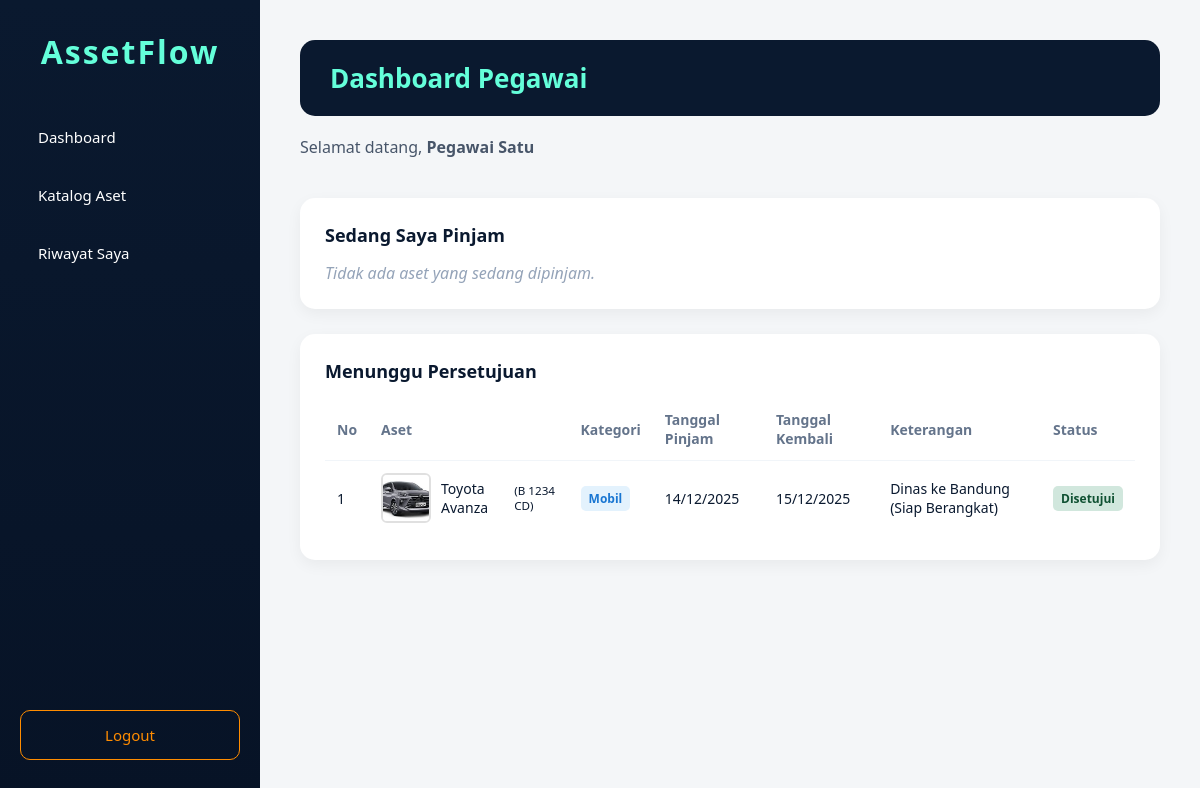
Page /index.php (signed in) on the committed database.
### tables this page shows
CREATE TABLE `loans` (
  `id_loan` int(11) NOT NULL,
  `id_user` int(11) NOT NULL,
  `id_aset` int(11) NOT NULL,
  `driver_id` int(11) DEFAULT NULL,
  `tgl_pinjam` date NOT NULL,
  `tgl_kembali` date NOT NULL,
  `jam_keluar` datetime DEFAULT NULL,
  `jam_masuk` datetime DEFAULT NULL,
  `km_awal` int(11) DEFAULT NULL,
  `km_akhir` int(11) DEFAULT NULL,
  `kondisi_mobil` text DEFAULT NULL,
  `keterangan` text NOT NULL,
  `alasan_penolakan` text DEFAULT NULL,
  `status_loan` enum('pending','approved','rejected','on_loan','returned') NOT NULL DEFAULT 'pending'
);

CREATE TABLE `assets` (
  `id_aset` int(11) NOT NULL,
  `nama_aset` varchar(100) NOT NULL,
  `kategori` enum('mobil','elektronik') NOT NULL,
  `plat_nomor` varchar(20) DEFAULT NULL,
  `status_aset` enum('tersedia','maintenance','rusak') NOT NULL DEFAULT 'tersedia',
  `gambar` varchar(255) DEFAULT NULL
);

### index.php (the view, shortened to what this page needs)
<?php
require_once 'database/db.php';
$user_id = $_SESSION['user_id'];
$nama = $_SESSION['nama'];
$query_sedang_pinjam = "SELECT l.*, a.nama_aset, a.kategori, a.plat_nomor, a.gambar
                        FROM loans l
                        JOIN assets a ON l.id_aset = a.id_aset
                        WHERE l.id_user = :user_id AND l.status_loan = 'on_loan'
                        ORDER BY l.tgl_pinjam DESC";
$stmt_sedang = $conn->prepare($query_sedang_pinjam);
$stmt_sedang->bindParam(':user_id', $user_id);
$stmt_sedang->execute();
$sedang_pinjam = $stmt_sedang->fetchAll();
$query_menunggu = "SELECT l.*, a.nama_aset, a.kategori, a.plat_nomor, a.gambar
                   FROM loans l
                   JOIN assets a ON l.id_aset = a.id_aset
                   WHERE l.id_user = :user_id AND l.status_loan IN ('pending', 'approved')
                   ORDER BY l.tgl_pinjam DESC";
$stmt_menunggu = $conn->prepare($query_menunggu);
$stmt_menunggu->bindParam(':user_id', $user_id);
$stmt_menunggu->execute();
$menunggu = $stmt_menunggu->fetchAll();
?>
<!DOCTYPE html>
<html lang="id">
<head>
    <link rel="stylesheet" href="css/style_pegawai.css">
</head>
<body>
    <div class="sidebar">
        <h2>AssetFlow</h2>
        <a href="index.php" class="active">Dashboard</a>
        <a href="katalog_aset.php">Katalog Aset</a>
        <a href="riwayat_saya.php">Riwayat Saya</a>
        <a href="logout.php" class="logout">Logout</a>
    </div>
    <div class="main-content">
        <h1>Dashboard Pegawai</h1>
        <p class="welcome">Selamat datang, <strong><?= htmlspecialchars($nama) ?></strong></p>
        <div class="box-container">
            <h2>Sedang Saya Pinjam</h2>
            <?php if (empty($sedang_pinjam)): ?>
                <p class="empty">Tidak ada aset yang sedang dipinjam.</p>
            <?php endif; ?>
        </div>
        <div class="box-container">
            <h2>Menunggu Persetujuan</h2>
            <?php if (empty($menunggu)): ?>
                <p class="empty">Tidak ada pengajuan yang menunggu persetujuan.</p>
            <?php else: ?>
                <table class="simple-table">
                    <tr>
                        <th>No</th>
                        <th>Aset</th>
                        <th>Kategori</th>
                        <th>Tanggal Pinjam</th>
                        <th>Tanggal Kembali</th>
                        <th>Keterangan</th>
                        <th>Status</th>
                    </tr>
                    <?php $no = 1; foreach ($menunggu as $item): ?>
                    <tr>
                        <td><?= $no++ ?></td>
                            <td>
                                <div class="asset-info-table">
                                    <?php if ($item['gambar']): ?>
                                        <img src="assets/img/<?= htmlspecialchars($item['gambar']) ?>" alt="<?= htmlspecialchars($item['nama_aset']) ?>" class="asset-thumb">
                                    <?php endif; ?>
                                    <span><?= htmlspecialchars($item['nama_aset']) ?></span>
                                    <?php if ($item['plat_nomor']): ?>
                                        <small>(<?= htmlspecialchars($item['plat_nomor']) ?>)</small>
                                    <?php endif; ?>
                                </div>
                            </td>
                        <td><span class="badge badge-<?= $item['kategori'] ?>"><?= ucfirst($item['kategori']) ?></span></td>
                        <td><?= date('d/m/Y', strtotime($item['tgl_pinjam'])) ?></td>
                        <td><?= date('d/m/Y', strtotime($item['tgl_kembali'])) ?></td>
                        <td><?= htmlspecialchars($item['keterangan']) ?></td>
                        <td>
                            <?php if ($item['status_loan'] == 'pending'): ?>
                                <span class="badge badge-pending">Menunggu</span>
                            <?php elseif ($item['status_loan'] == 'approved'): ?>
                                <span class="badge badge-approved">Disetujui</span>
                            <?php endif; ?>
                        </td>
                    </tr>
                    <?php endforeach; ?>
                </table>
            <?php endif; ?>
        </div>
    </div>
</body>
</html>

### css/style_pegawai.css (style rules this page uses)
* { margin: 0; padding: 0; box-sizing: border-box; font-family: "Segoe UI", Tahoma, sans-serif; }
body { background-color: #F4F6F8; color: #0A192F; }
.sidebar { position: fixed; top: 0; left: 0; width: 260px; height: 100vh; background: linear-gradient(180deg, #0A192F, #071326); padding: 30px 20px; display: flex; flex-direction: column; z-index: 1000; }
.sidebar h2 { color: #64FFDA; font-size: 32px; text-align: center; margin-bottom: 40px; letter-spacing: 2px; }
.sidebar a { color: #FFFFFF; text-decoration: none; padding: 14px 18px; margin-bottom: 10px; border-radius: 10px; font-size: 15px; display: block; transition: 0.3s; }
.sidebar .logout { margin-top: auto; border: 1px solid #FF8C00; color: #FF8C00; text-align: center; }
.main-content { margin-left: 260px; padding: 40px; }
h1 { color: #64FFDA; background-color: #0A192F; padding: 20px 30px; border-radius: 15px; margin-bottom: 20px; font-size: 26px; }
.welcome { color: #475569; margin-bottom: 40px; font-size: 16px; }
h2 { font-size: 18px; color: #0A192F; margin-bottom: 15px; margin-top: 0; }
.box-container { background: #FFFFFF; padding: 25px; border-radius: 15px; box-shadow: 0 5px 15px rgba(0,0,0,0.05); margin-bottom: 25px; }
.simple-table { width: 100%; border-collapse: collapse; }
.simple-table th, .simple-table td { padding: 12px; text-align: left; border-bottom: 1px solid #F1F5F9; font-size: 14px; }
.simple-table th { color: #64748B; font-weight: 600; }
.simple-table tr:last-child td { border-bottom: none; }
.badge { padding: 4px 8px; border-radius: 5px; font-size: 12px; font-weight: 600; display: inline-block; }
.badge-mobil { background: #e3f2fd; color: #1976d2; }
.badge-approved { background: #d1e7dd; color: #0f5132; }
.asset-info-table { display: flex; align-items: center; gap: 10px; }
.asset-thumb { width: 50px; height: 50px; object-fit: cover; border-radius: 6px; border: 2px solid #e0e0e0; }
.empty { color: #94A3B8; font-style: italic; }

### rows in the picture
loans: id_aset.gambar (picture), id_aset.nama_aset "Toyota Avanza", id_aset.plat_nomor "B 1234 CD", id_aset.kategori "Mobil", tgl_pinjam "14/12/2025", tgl_kembali "15/12/2025", keterangan "Dinas ke Bandung (Siap Berangkat)", status_loan "Disetujui"

### other values in the picture
$nama "Pegawai Satu"
